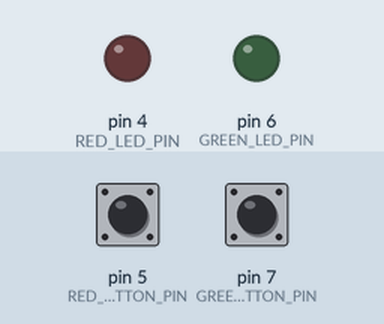
The sketch below on a simulated Arduino Uno, built with avr-gcc and run on an emulated ATmega328P. Shown: output pins drawn as LEDs (lit = HIGH). The test bench sets the inputs (shaded band); at power-on: pin 5 (RED_BUTTON_PIN) HIGH, pin 7 (GREEN_BUTTON_PIN) HIGH.

Above: at 1.2 s.
1.3 s: pin 5 (RED_BUTTON_PIN) pulled LOW for 0.15 s
At 1.4 s:
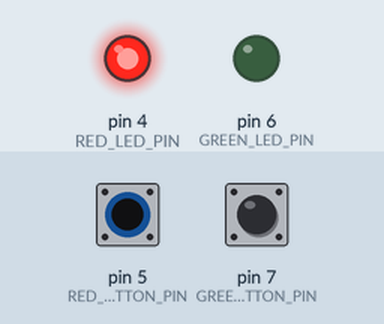
3.0 s: pin 7 (GREEN_BUTTON_PIN) pulled LOW for 0.15 s
At 3.1 s:
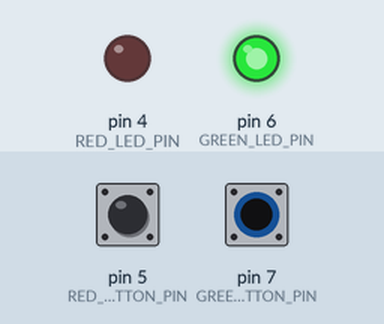
4.7 s: pin 7 (GREEN_BUTTON_PIN) pulled LOW for 3.2 s
At 8.3 s:
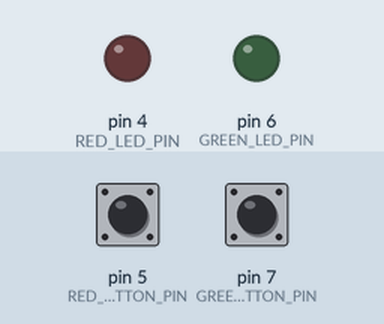
9.4 s: pin 5 (RED_BUTTON_PIN) pulled LOW for 3.2 s
At 10.7 s:
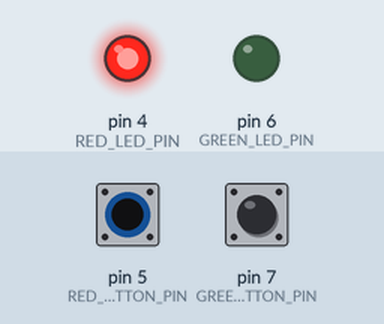
14.1 s: pin 5 (RED_BUTTON_PIN) driven LOW and pin 7 (GREEN_BUTTON_PIN) driven LOW
At 15.5 s:
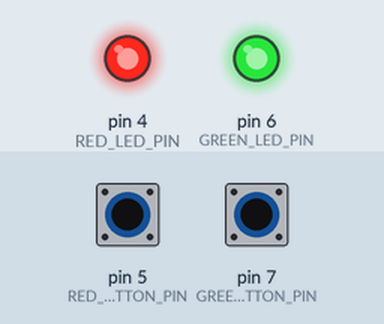
Timing chart, 0 to 16.6 s (numbered marks = the images above; inputs shaded):
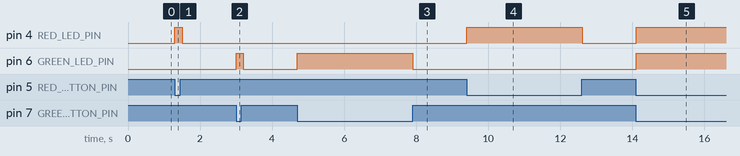

Measured:
- after the input at 1.3 s, pin 4 (RED_LED_PIN): LOW → HIGH at once, → LOW 0.20 s later
- after the input at 3.0 s, pin 6 (GREEN_LED_PIN): LOW → HIGH at once, → LOW 0.20 s later
- after the input at 4.7 s, pin 6 (GREEN_LED_PIN): LOW → HIGH at once, → LOW 3.2 s later
- after the input at 9.4 s, pin 4 (RED_LED_PIN): LOW → HIGH at once, → LOW 3.2 s later
- after the input at 14.1 s, pin 4 (RED_LED_PIN), pin 6 (GREEN_LED_PIN): LOW → HIGH at once

The sketch:

ButtonsWithLeds.ino
```cpp
#define GREEN_LED_PIN 6
#define RED_LED_PIN 4
#define RED_BUTTON_PIN 5
#define GREEN_BUTTON_PIN 7
#define PUSHED LOW

void setup() {
  // initialize digital pin LED_BUILTIN as an output.
  pinMode(GREEN_LED_PIN, OUTPUT);
  pinMode(GREEN_BUTTON_PIN, INPUT_PULLUP);
  pinMode(RED_LED_PIN, OUTPUT);
  pinMode(RED_BUTTON_PIN, INPUT_PULLUP);
}

void loop() {
  if (digitalRead(GREEN_BUTTON_PIN)==PUSHED) digitalWrite(GREEN_LED_PIN, HIGH);
  else digitalWrite(GREEN_LED_PIN, LOW);
  if (digitalRead(RED_BUTTON_PIN)==PUSHED) digitalWrite(RED_LED_PIN, HIGH);
  else digitalWrite(RED_LED_PIN, LOW);
  delay(100);                      // wait for some time
}
```
